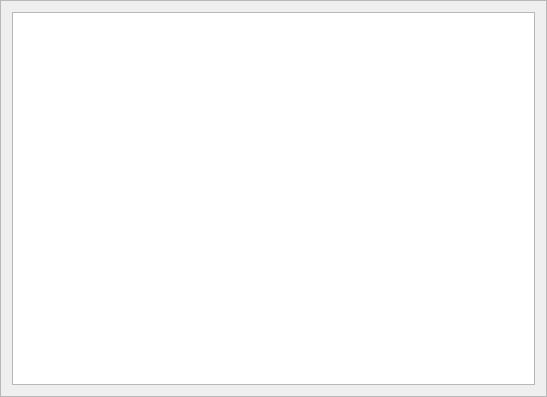
<?xml version="1.0" encoding="UTF-8"?>
<ui version="4.0">
 <class>Frame</class>
 <widget class="QFrame" name="Frame">
  <property name="geometry">
   <rect>
    <x>0</x>
    <y>0</y>
    <width>547</width>
    <height>397</height>
   </rect>
  </property>
  <property name="windowTitle">
   <string>Frame</string>
  </property>
  <property name="frameShape">
   <enum>QFrame::StyledPanel</enum>
  </property>
  <property name="frameShadow">
   <enum>QFrame::Raised</enum>
  </property>
  <layout class="QHBoxLayout" name="horizontalLayout">
   <item>
    <widget class="QTableWidget" name="tableWidget"/>
   </item>
  </layout>
 </widget>
 <resources/>
 <connections/>
</ui>
